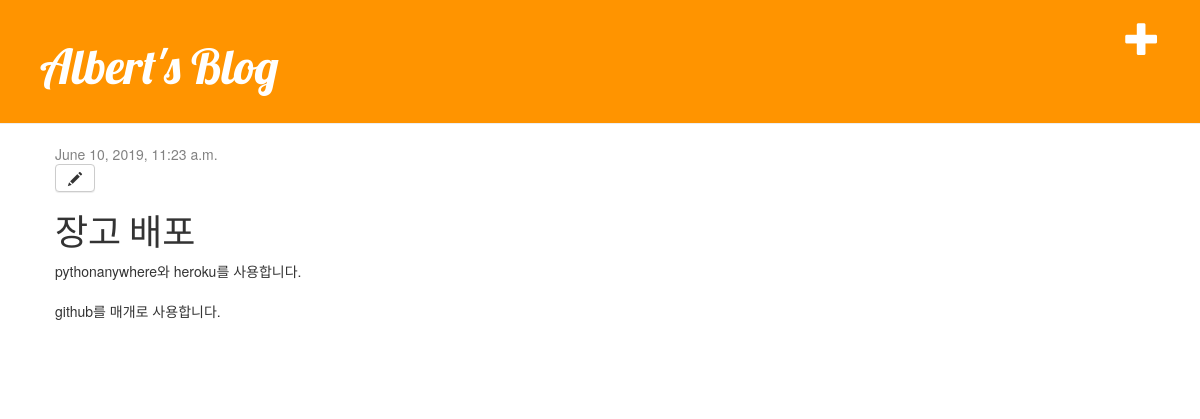
Screenshot of /blog/post/9 with the database file from the repository.
### blog/models.py (models this page shows, shortened)
class Post(models.Model):
    author = models.ForeignKey('auth.User', on_delete=models.CASCADE)
    title = models.CharField(max_length=200)
    text = models.TextField()
    created_date = models.DateTimeField(default=timezone.now)
    published_date = models.DateTimeField(blank=True, null=True)

### blog/views.py (the view)
# urls.py: path('post/<int:pk>', views.post_detail, name='post_detail'),
def post_detail(request, pk):
    post = get_object_or_404(Post, pk=pk)
    return render(request, 'blog/post_detail.html', {'post': post})

### blog/templates/blog/post_detail.html
{% extends 'blog/base.html' %}
{% block content %}
    <div class="post">
        {% if post.published_date %}
            <div class="date">
                {{ post.published_date }}
            </div>
        {% endif %}
        <a class="btn btn-default" href="{% url 'post_edit' pk=post.pk %}"><span class="glyphicon glyphicon-pencil"></span></a>
        <h1>{{ post.title }}</h1>
        <p>{{ post.text|linebreaksbr }}</p>
    </div>
{% endblock %}

### blog/static/css/blog.css (style rules this page uses)
h1, h2, h3, h4 { font-family: 'Lobster', cursive; }
.date { color: #828282; }
.post { margin-bottom: 70px; }

### rows the page displays
Post: published_date "June 10, 2019, 11:23 a.m.", title "장고 배포", text "pythonanywhere와 heroku를 사용합니다. github를 매개로 사용합니다."
